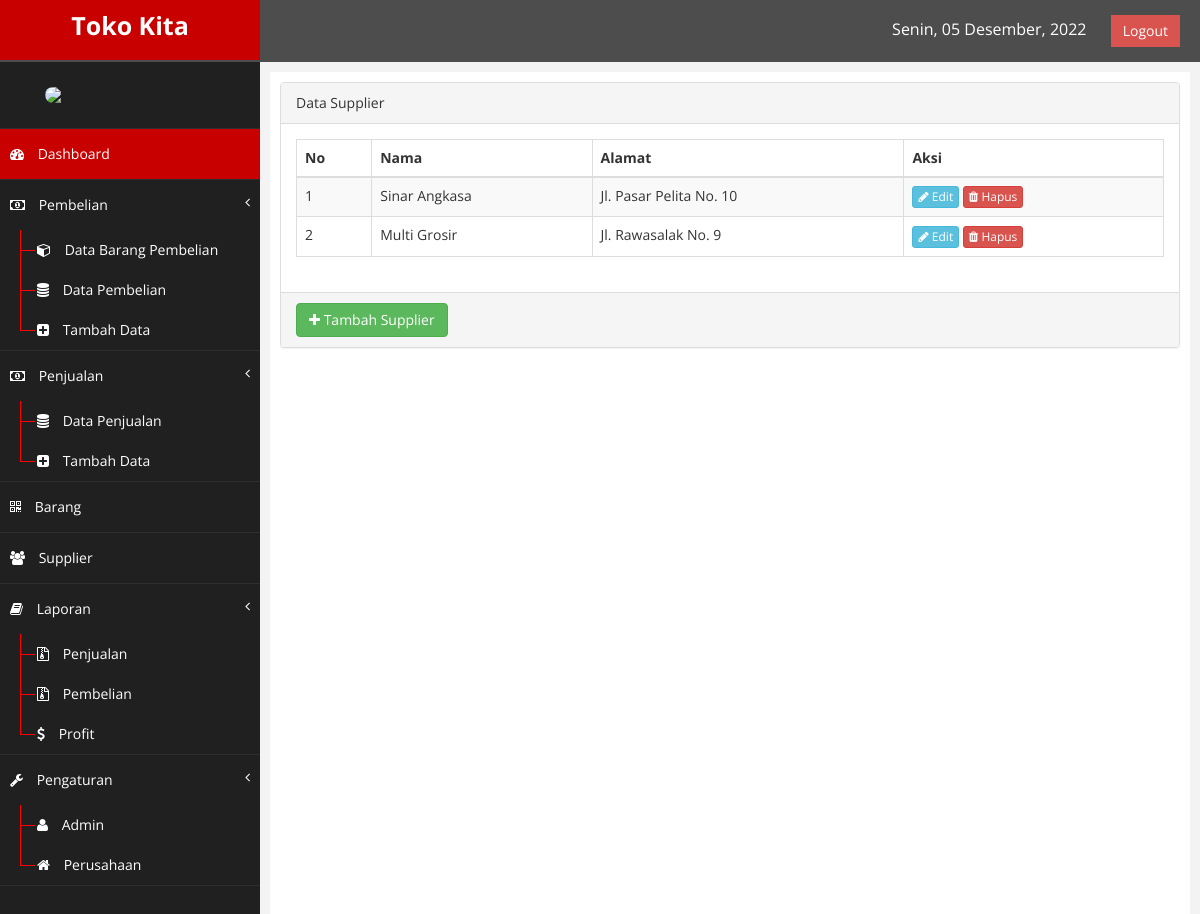
Page /index.php?page=supplier (signed in) on the committed database.
### tables this page shows
CREATE TABLE `supplier` (
  `kd_supplier` int(6) NOT NULL,
  `nama_supplier` varchar(60) NOT NULL,
  `alamat` varchar(60) NOT NULL
);

### supplier.php (the view, shortened to what this page needs)
<?php
include "koneksi.php";
?>
<div class="row">
    <div class="col-md-12">
        <div class="panel panel-default">
            <div class="panel-heading">
                Data Supplier
            </div>
            <div class="panel-body">
                <div class="table">
                    <table class="table table-striped table-bordered table-hover" id="tabelku">
                        <thead>
                            <tr>
                                <th>No</th>
                                <th>Nama</th>
                                <th>Alamat</th>
                                <th>Aksi</th>
                            </tr>
                        </thead>
                        <tbody>
                            <?php
								$no = 1;
                                $qry = mysqli_query($conn, "SELECT * FROM supplier");
								while ($data = mysqli_fetch_array($qry)) { ?>
								<tr class="odd gradeX">
									<td><?php echo $no++; ?></td>
									<td><?php echo $data['nama_supplier']; ?></td>
									<td><?php echo $data['alamat']; ?></td>
									<td>
										<a href="index.php?page=ubahsupplier&id=<?php echo $data['kd_supplier']; ?>" class="btn btn-info btn-xs"><i class="fa fa-pencil"></i> Edit</a>
										<a href="index.php?page=supplier&hapus=<?php echo $data['kd_supplier']; ?>" class="btn btn-danger btn-xs" id="alertHapus"><i class="fa fa-trash"></i> Hapus</a>
									</td>
								</tr>
							<?php
								}
                            ?>
                        </tbody>
                    </table>
                </div>
            </div>
            <div class="panel-footer">
                <a href="index.php?page=tambahsupplier" class="btn btn-success"><i class="fa fa-plus"></i> Tambah Supplier</a>
            </div>
        </div>
    </div>
</div>

### assets/css/custom.css (style rules this page uses)
body { font-family: 'Open Sans', sans-serif; }

### rows in the picture
supplier: nama_supplier "Sinar Angkasa", alamat "Jl. Pasar Pelita No. 10"
supplier: nama_supplier "Multi Grosir", alamat "Jl. Rawasalak No. 9"
